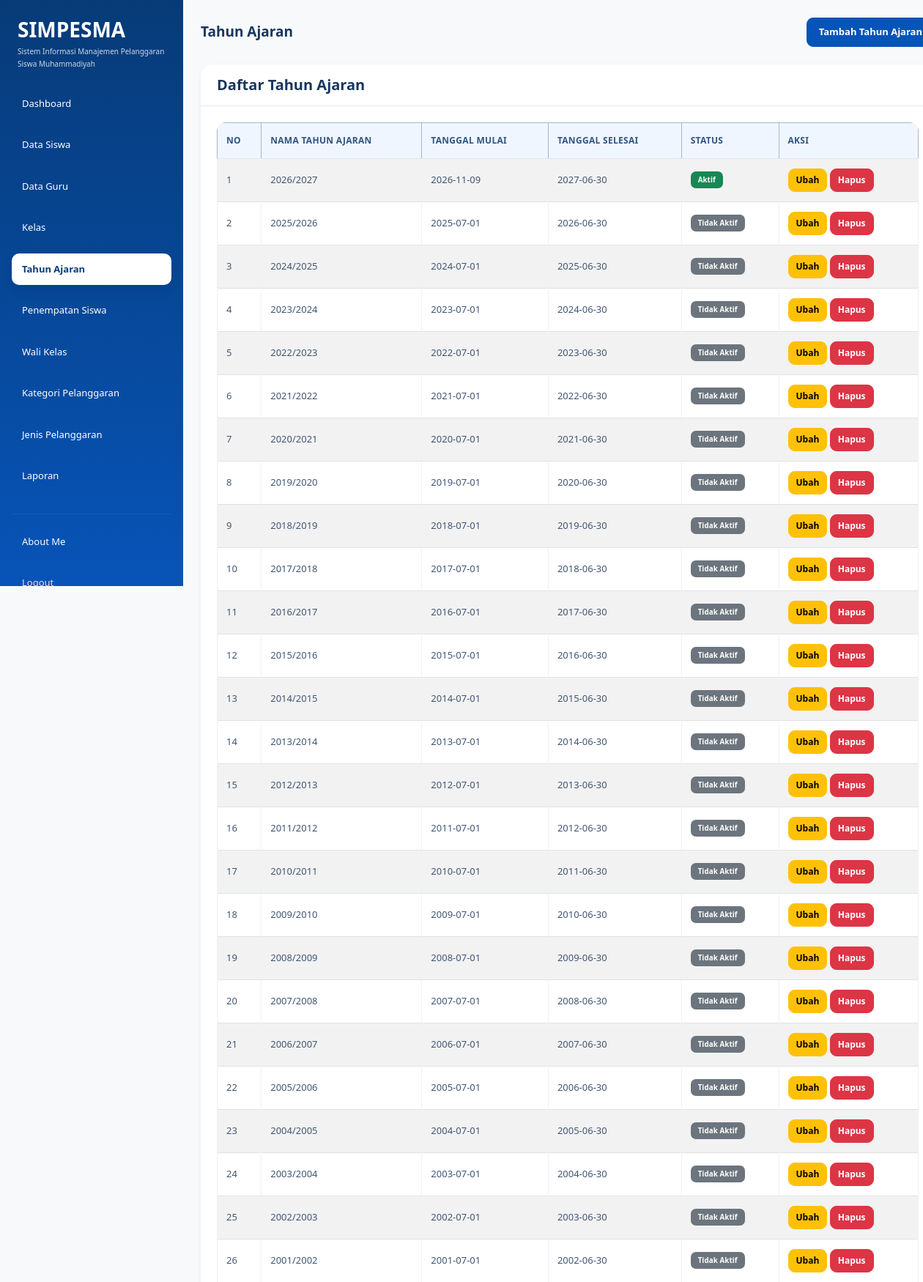
Page /data_tahun_ajaran.php (signed in, upper part) on the committed database.
### tables this page shows
CREATE TABLE `t_tahun_ajaran` (
  `id` int(11) NOT NULL,
  `nama` varchar(20) NOT NULL,
  `tanggal_mulai` date NOT NULL,
  `tanggal_selesai` date NOT NULL,
  `status_aktif` tinyint(1) NOT NULL,
  `created_at` timestamp NOT NULL DEFAULT current_timestamp(),
  `updated_at` timestamp NOT NULL DEFAULT current_timestamp()
);

### data_tahun_ajaran.php (the view, shortened to what this page needs)
<?php
include "config/koneksi.php";
$role = $_SESSION['role'];
mysqli_query($koneksi, "
    UPDATE t_tahun_ajaran
    SET status_aktif = 0
");
$query_aktif = mysqli_query($koneksi, "
    SELECT id
    FROM t_tahun_ajaran
    WHERE tanggal_mulai <= CURDATE()
    AND tanggal_selesai >= CURDATE()
    ORDER BY tanggal_mulai DESC, id DESC
    LIMIT 1
");
if ($query_aktif && mysqli_num_rows($query_aktif) > 0) {
    $baris_aktif = mysqli_fetch_assoc($query_aktif);
    $id_aktif = (int) $baris_aktif['id'];
    mysqli_query($koneksi, "
        UPDATE t_tahun_ajaran
        SET status_aktif = 1
        WHERE id = $id_aktif
    ");
}
$data_edit = null;
?>
<!DOCTYPE html>
<html lang="id">
<head>
    <link href="https://cdn.jsdelivr.net/npm/bootstrap@5.3.8/dist/css/bootstrap.min.css"
          rel="stylesheet">
    <link
        href="https://cdn.datatables.net/3.1.4/css/dataTables.dataTables.min.css"
        rel="stylesheet"
    >
    <link rel="stylesheet" href="style.css">
</head>
<body class="bg-light">
<div class="container-fluid">
    <div class="row">
        <div class="col-md-3 col-lg-2 min-vh-100 p-3"
             style="background-color: #30318B;">
            <div class="mb-4 px-2">
                <h3 class="text-white mb-1 fw-bold">
                    SIMPESMA
                </h3>
                <p class="text-white mb-0"
                   style="font-size: 10px; line-height: 1.7; opacity: 0.8;">
                    Sistem Informasi Manajemen
                    Pelanggaran Siswa Muhammadiyah
                </p>
            </div>
            <ul class="nav nav-pills flex-column">
                <li class="nav-item mb-2">
                    <a href="dashboard.php" class="nav-link text-white">
                        Dashboard
                    </a>
                </li>
                <?php if ($role == "admin") { ?>
                    <li class="nav-item mb-2">
                        <a href="data_siswa.php" class="nav-link text-white">
                            Data Siswa
                        </a>
                    </li>
                    <li class="nav-item mb-2">
                        <a href="data_guru.php" class="nav-link text-white">
                            Data Guru
                        </a>
                    </li>
                    <li class="nav-item mb-2">
                        <a href="data_kelas.php" class="nav-link text-white">
                            Kelas
                        </a>
                    </li>
                    <li class="nav-item mb-2">
                        <a href="data_tahun_ajaran.php"
                           class="nav-link active"
                           aria-current="page">
                            Tahun Ajaran
                        </a>
                    </li>
                    <li class="nav-item mb-2">
                        <a href="penempatan_siswa.php" class="nav-link text-white">
                            Penempatan Siswa
                        </a>
                    </li>
                    <li class="nav-item mb-2">
                        <a href="wali_kelas.php" class="nav-link text-white">
                            Wali Kelas
                        </a>
                    </li>
                    <li class="nav-item mb-2">
                        <a href="kategori_pelanggaran.php" class="nav-link text-white">
                            Kategori Pelanggaran
                        </a>
                    </li>
                    <li class="nav-item mb-2">
                        <a href="jenis_pelanggaran.php" class="nav-link text-white">
                            Jenis Pelanggaran
                        </a>
                    </li>
                    <li class="nav-item mb-2">
                        <a href="laporan.php" class="nav-link text-white">
                            Laporan
                        </a>
                    </li>
                <?php } ?>
                <hr class="text-secondary">
                <li class="nav-item mb-2">
                    <a href="about_me.php" class="nav-link text-white">
                        About Me
                    </a>
                </li>
                <li class="nav-item">
                    <a href="logout.php" class="nav-link text-danger">
                        Logout
                    </a>
                </li>
            </ul>
        </div>
        <main class="col-md-9 col-lg-10 p-4">
            <div class="d-flex justify-content-between align-items-center mb-4">
                <h3 class="fw-bold mb-0">
                    Tahun Ajaran
                </h3>
                <?php if ($role == "admin" && $data_edit == null) { ?>
                    <button type="button"
                            class="btn btn-primary"
                            data-bs-toggle="modal"
                            data-bs-target="#modalTambah">
                        Tambah Tahun Ajaran
                    </button>
                <?php } ?>
            </div>
            <div class="card border-0 shadow-sm">
                <div class="card-header bg-white py-3">
                    <h5 class="mb-0">
                        Daftar Tahun Ajaran
                    </h5>
                </div>
                <div class="card-body">
                    <div class="table-responsive">
                        <table id="example"
                               class="table table-bordered table-striped table-hover align-middle mb-0">
                            <thead class="table-primary">
                                <tr>
                                    <th>No</th>
                                    <th>Nama Tahun Ajaran</th>
                                    <th>Tanggal Mulai</th>
                                    <th>Tanggal Selesai</th>
                                    <th>Status</th>
                                    <?php if ($role == "admin") { ?>
                                        <th>Aksi</th>
                                    <?php } ?>
                                </tr>
                            </thead>
                            <tbody>
                                <?php
                                $query_tahun = mysqli_query($koneksi, "
                                    SELECT * FROM t_tahun_ajaran
                                    ORDER BY tanggal_mulai DESC
                                ");
                                $no = 1;
                                while ($tahun = mysqli_fetch_assoc($query_tahun)) {
                                ?>
                                    <tr>
                                        <td><?= $no; ?></td>
                                        <td>
                                            <?= htmlspecialchars($tahun['nama'], ENT_QUOTES, 'UTF-8'); ?>
                                        </td>
                                        <td>
                                            <?= htmlspecialchars($tahun['tanggal_mulai']); ?>
                                        </td>
                                        <td>
                                            <?= htmlspecialchars($tahun['tanggal_selesai']); ?>
                                        </td>
                                        <td>
                                            <?php if ($tahun['status_aktif'] == 1) { ?>
                                                <span class="badge bg-success">
                                                    Aktif
                                                </span>
                                            <?php } else { ?>
                                                <span class="badge bg-secondary">
                                                    Tidak Aktif
                                                </span>
                                            <?php } ?>
                                        </td>
                                        <?php if ($role == "admin") { ?>
                                            <td class="text-nowrap">
                                                <a href="data_tahun_ajaran.php?edit=<?= (int)$tahun['id']; ?>"
                                                   class="btn btn-warning btn-sm">
                                                    Ubah
                                                </a>
                                                <a href="data_tahun_ajaran.php?hapus=<?= (int)$tahun['id']; ?>"
                                                   class="btn btn-danger btn-sm"
                                                   onclick="return confirm('Yakin ingin menghapus tahun ajaran ini?')">
                                                    Hapus
                                                </a>
                                            </td>
                                        <?php } ?>
                                    </tr>
                                <?php
                                    $no++;
                                }
                                ?>
                            </tbody>
                        </table>
                    </div>
                </div>
            </div>
        </main>
    </div>
</div>
</body>
</html>

### style.css (style rules this page uses)
:root { --primary: #0754b8; --primary-dark: #073b78; --primary-light: #eaf3ff; --background: #f5f9ff; --white: #ffffff; --text: #17365d; --muted: #71829a; --border: #e3ebf5; --success: #198754; --danger: #dc3545; --radius: 16px; }
* { box-sizing: border-box; }
body { margin: 0; font-family: "Segoe UI", Arial, sans-serif; background: var(--background); color: var(--text); font-size: 14px; }
h1, h2, h3, h4, h5 { color: var(--text); font-weight: 700; }
a { text-decoration: none; }
aside, .sidebar, .col-lg-2.min-vh-100, .col-md-3.col-lg-2.min-vh-100 { background: linear-gradient( 180deg, #073b78 0%, #0754b8 100% ) !important; }
.col-lg-2.min-vh-100, .col-md-3.col-lg-2.min-vh-100 { padding: 24px 16px !important; }
.nav-pills .nav-link { color: #dceaff; padding: 12px 14px; margin-bottom: 5px; border-radius: 10px; font-size: 13px; font-weight: 500; transition: all 0.2s ease; }
.nav-pills .nav-link.active { color: var(--primary-dark) !important; background: #ffffff !important; font-weight: 700; box-shadow: 0 5px 15px rgba(0, 20, 70, 0.12); }
.nav-pills .nav-link.text-danger { color: #ffd5d9 !important; }
hr { border-color: rgba(255, 255, 255, 0.25); }
main { min-width: 0; padding: 32px !important; }
main h3 { font-size: 19px; }
.container-fluid { padding-left: 0; padding-right: 0; }
.row { margin-right: 0; margin-left: 0; }
.card { border: 1px solid var(--border); border-radius: var(--radius); background: var(--white); box-shadow: 0 5px 22px rgba(22, 63, 115, 0.045); transition: box-shadow 0.2s ease, transform 0.2s ease; }
.card-header { background: #ffffff; border-bottom: 1px solid var(--border); padding: 18px 22px; border-radius: var(--radius) var(--radius) 0 0 !important; font-weight: 700; color: var(--text); }
.card-body { padding: 22px; }
.btn { border-radius: 9px; padding: 9px 16px; font-weight: 600; font-size: 13px; transition: all 0.2s ease; }
.btn-primary { color: #fff; background: var(--primary); border-color: var(--primary); }
.btn-danger { background: var(--danger); border-color: var(--danger); }
.table-responsive { border-radius: 12px; }
.table { margin-bottom: 0; vertical-align: middle; font-size: 13px; }
.table thead th, .table th { background: #f0f6ff; color: #31557f; font-size: 12px; font-weight: 700; text-transform: uppercase; letter-spacing: 0.3px; border-bottom: 1px solid #dce7f5; padding: 15px 12px; white-space: nowrap; }
.table tbody td { color: #415672; padding: 13px 12px; border-color: #edf1f7; }
.table .btn { padding: 6px 10px; font-size: 12px; }
.badge { padding: 7px 10px; border-radius: 7px; font-weight: 600; letter-spacing: 0.1px; }
@media (min-width: 768px) { .col-md-3.col-lg-2.min-vh-100, .col-lg-2.min-vh-100, aside.sidebar { position: fixed !important; top: 0; left: 0; bottom: 0; width: 250px; height: 100vh; overflow-y: auto; z-index: 1000; } }
@media (min-width: 768px) { main { margin-left: 250px; width: calc(100% - 250px); } }

### rows in the picture
t_tahun_ajaran: nama "2026/2027", tanggal_mulai "2026-11-09", tanggal_selesai "2027-06-30", status_aktif "Aktif"
t_tahun_ajaran: nama "2025/2026", tanggal_mulai "2025-07-01", tanggal_selesai "2026-06-30", status_aktif "Tidak Aktif"
t_tahun_ajaran: nama "2024/2025", tanggal_mulai "2024-07-01", tanggal_selesai "2025-06-30", status_aktif "Tidak Aktif"
t_tahun_ajaran: nama "2023/2024", tanggal_mulai "2023-07-01", tanggal_selesai "2024-06-30", status_aktif "Tidak Aktif"
t_tahun_ajaran: nama "2022/2023", tanggal_mulai "2022-07-01", tanggal_selesai "2023-06-30", status_aktif "Tidak Aktif"
t_tahun_ajaran: nama "2021/2022", tanggal_mulai "2021-07-01", tanggal_selesai "2022-06-30", status_aktif "Tidak Aktif"
t_tahun_ajaran: nama "2020/2021", tanggal_mulai "2020-07-01", tanggal_selesai "2021-06-30", status_aktif "Tidak Aktif"
t_tahun_ajaran: nama "2019/2020", tanggal_mulai "2019-07-01", tanggal_selesai "2020-06-30", status_aktif "Tidak Aktif"
t_tahun_ajaran: nama "2018/2019", tanggal_mulai "2018-07-01", tanggal_selesai "2019-06-30", status_aktif "Tidak Aktif"
t_tahun_ajaran: nama "2017/2018", tanggal_mulai "2017-07-01", tanggal_selesai "2018-06-30", status_aktif "Tidak Aktif"
t_tahun_ajaran: nama "2016/2017", tanggal_mulai "2016-07-01", tanggal_selesai "2017-06-30", status_aktif "Tidak Aktif"
t_tahun_ajaran: nama "2015/2016", tanggal_mulai "2015-07-01", tanggal_selesai "2016-06-30", status_aktif "Tidak Aktif"
t_tahun_ajaran: nama "2014/2015", tanggal_mulai "2014-07-01", tanggal_selesai "2015-06-30", status_aktif "Tidak Aktif"
t_tahun_ajaran: nama "2013/2014", tanggal_mulai "2013-07-01", tanggal_selesai "2014-06-30", status_aktif "Tidak Aktif"
t_tahun_ajaran: nama "2012/2013", tanggal_mulai "2012-07-01", tanggal_selesai "2013-06-30", status_aktif "Tidak Aktif"
t_tahun_ajaran: nama "2011/2012", tanggal_mulai "2011-07-01", tanggal_selesai "2012-06-30", status_aktif "Tidak Aktif"
t_tahun_ajaran: nama "2010/2011", tanggal_mulai "2010-07-01", tanggal_selesai "2011-06-30", status_aktif "Tidak Aktif"
t_tahun_ajaran: nama "2009/2010", tanggal_mulai "2009-07-01", tanggal_selesai "2010-06-30", status_aktif "Tidak Aktif"
t_tahun_ajaran: nama "2008/2009", tanggal_mulai "2008-07-01", tanggal_selesai "2009-06-30", status_aktif "Tidak Aktif"
t_tahun_ajaran: nama "2007/2008", tanggal_mulai "2007-07-01", tanggal_selesai "2008-06-30", status_aktif "Tidak Aktif"
t_tahun_ajaran: nama "2006/2007", tanggal_mulai "2006-07-01", tanggal_selesai "2007-06-30", status_aktif "Tidak Aktif"
t_tahun_ajaran: nama "2005/2006", tanggal_mulai "2005-07-01", tanggal_selesai "2006-06-30", status_aktif "Tidak Aktif"
t_tahun_ajaran: nama "2004/2005", tanggal_mulai "2004-07-01", tanggal_selesai "2005-06-30", status_aktif "Tidak Aktif"
t_tahun_ajaran: nama "2003/2004", tanggal_mulai "2003-07-01", tanggal_selesai "2004-06-30", status_aktif "Tidak Aktif"
t_tahun_ajaran: nama "2002/2003", tanggal_mulai "2002-07-01", tanggal_selesai "2003-06-30", status_aktif "Tidak Aktif"
t_tahun_ajaran: nama "2001/2002", tanggal_mulai "2001-07-01", tanggal_selesai "2002-06-30", status_aktif "Tidak Aktif"
